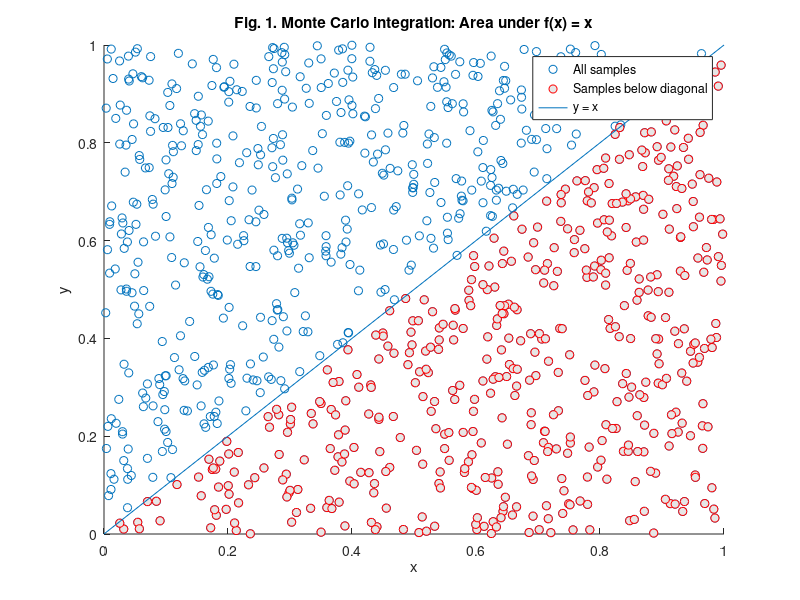
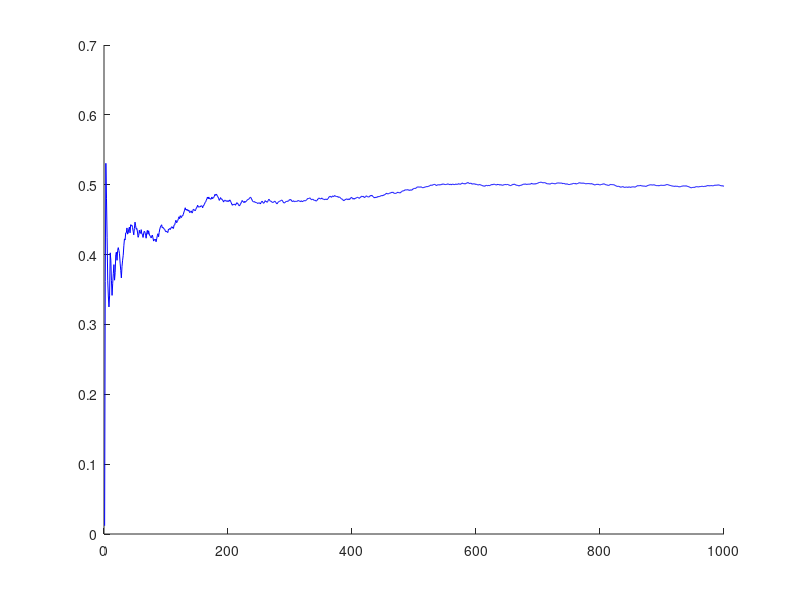

Reproduce these figures in MATLAB, in order. (Note: this script raises an error after producing the figures.)
% Exercise - Monte Carlo integration of identity function

%% 1. Aim of the exercise
% To understand Monte Carlo (MC) integration by estimating the area under
% the identity function on the interval from 0 to 1 using random samples.

%% 2. Theory
% Refer to the accompanying PDF file for the theory.

%% 3. Define the number of samples 

% 3.1. Clear the memory 
clear;

% 3.2. Define the number of samples
N_samples = 1000; % 'Samples' refer to random draws from target dist.

%% 4. Monte Carlo integration: Estimating integrals via sampling

% 4.1. Generate random samples from a uniform distribution on [0, 1]
uniform_samples = random('Uniform',0,1,[N_samples,1]);

% 4.2. MC estimate of the integral of f(x) = x over [0,1]
integral_estimate = mean(uniform_samples);

% Averaging f(x) = x over random values in [0,1] gives an estimate of the
% integral.

%% 5. The true value of the integral of the identity function over [0,1]

integral_true_value = 0.5; 

%% 6. Geometric interpretation of MC integration

% We sample random points (x,y) uniformly in the unit square [0,1] × [0,1].
% Each x-value (from x_samples) is treated as a fixed input to the function
% f(x) = x. Each y-value (from y_samples) is an independent random vertical
% coordinate. We do bot compute f(x) directly. Instead, we test whether y <
% f(x). Points satisfying y < x lie below the curve and contribute to the
% area estimate. The fraction of such points approximates the integral of
% f(x) = x over [0,1].

% 6.1 Create (x,y) points in the unit square

% Sample y-coordinates uniformly in [0,1]
y_samples = random('Uniform',0,1,[N_samples,1]); 

% Sample x-coordinates uniformly in [0,1]
x_samples = uniform_samples; 

% 6.2. Identify points below the diagonal y < x
below_diagonal = y_samples < x_samples; 

% 6.3. Visualizing area estimation via Monte Carlo sampling
figure
hold on
scatter(x_samples,y_samples,'ro') % All samples
scatter(x_samples(below_diagonal),y_samples(below_diagonal), ...
    'o','MarkerEdgeColor','r','MarkerFaceColor',[0.9 0.9 0.9]); % Samples below diagonal
plot([0 1],[0 1]) % Diagonal line y = x
title('Fig. 1. Monte Carlo integration: Area under f(x) = x')
xlabel('x')
ylabel('y')
legend('All samples','Samples below diagonal','y = x')
hold off

%% 7. Convergence behavior of MC estimate

% 7.1. MC estimate updated with increasing sample size
convergence_integral_estimate = cumsum(uniform_samples)./(1:N_samples)';

% cumsum computes the cumulative sum: [x1, x1+x2, x1+x2+x3, ...], where
% each xi is a sample from the uniform distribution. Dividing by [1, 2, 3,
% ...] gives the running mean at each step. This mimics adding one sample
% at a time and tracking how the estimate evolves. The running mean shows
% how our MC estimate of the integral evolves as more samples are added.
% Ideally, it should stabilize near the true value (0.5 for f(x) = x over
% [0,1]) due to the law of large numbers.

% 7.2. MSE of MC integral estimate as sample size increases
convergence_MSE = cumsum((uniform_samples-integral_true_value).^2)./(1:N_samples)';

% Each term (xi-true_value)^2 measures the squared error of a sample
% relative to the true integral. cumsum accumulates these squared errors,
% and dividing by [1, 2, 3, ...] gives the running mean squared error. This
% shows how the average squared error of the MC estimate decreases as more
% samples are added. Ideally, the MSE should decay toward zero as sample
% size increases, reflecting improved accuracy.

% 7.3. Theoretical benchmark

theoretical_error_decay = 1./sqrt(1:N_samples);

% The MC error typically decreases proportionally to 1/sqrt(N) as the
% number of samples N increases. Hence, this line shows how fast we expect
% the error to decay with sample size. The MC error decreases roughly like
% 1/sqrt(N) because we're averaging N random samples. Each sample has some
% variance, and averaging reduces that variance by a factor of 1/N. The
% typical error (standard deviation) is the square root of the variance,
% hence 1/sqrt(N). This comes from the Central Limit Theorem and how
% variance behaves when averaging.

%% 8. Visualize the convergence behavior of the MC estimate and its error

% 8.1. Plot convergence of MC estimate 
figure
hold on
plot(1:N_samples,convergence_integral_estimate,'b','DisplayName','MC integral estimate');
yline(integral_true_value,'DisplayName','True integral value');
title('Fig. 2. Convergence of Monte Carlo estimate');
xlabel('Number of samples (draws)');
ylabel('Integral estimate');
legend('show');
hold off

% 8.2. Plot convergence of MC estimation error metrics
figure
hold on
plot(1:N_samples,convergence_MSE,'r','DisplayName','MSE of MC estimate');
plot(1:N_samples,theoretical_error_decay,'g','DisplayName','Theoretical error decay');
title('Fig. 3. Convergence of MC estimation error metrics')
xlabel('Number of samples (draws)');
ylabel('Integral estimate error metrics');
legend('show');
hold off
